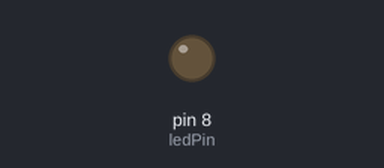
This sketch was run on a simulated Arduino Uno, built with avr-gcc and run on an emulated ATmega328P. On the bench: output pins drawn as LEDs (lit = HIGH).

Above: at 0.4 s.
At 25.9 s:
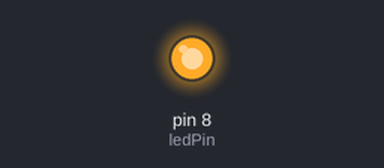
Timing chart, 0 to 36.4 s (numbered marks = the images above):
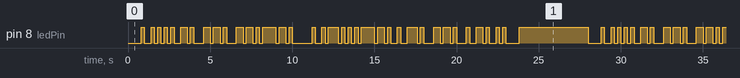

The sketch:

UART_LED.ino
```cpp
// VISUAL UART TRANSMITTER
// Sends "Hello World" in a slow, visual UART protocol

const int ledPin = 8; //constant integer named: ledPin 8 (your digital pin 8 in your Arduino)
const int baudRate = 5; //lower number slower the LED speed becomes. 1 = 1 bit per second
const int bitDuration = 1000 / baudRate; // Calculate how long each bit lasts

void setup() {
  pinMode(ledPin, OUTPUT);   // Set the LED pin as an output
  digitalWrite(ledPin, LOW); // Start with LED off
}

void loop() {
  char message[] = "Hello World\n"; // Message to send. ASCII values are set.
  sendString(message);              // Send message
  delay(4000);                      // Wait 4 seconds before repeating
}

// Function to send a single character

void sendChar(char data) {

  // Send first bit: OFF state
  digitalWrite(ledPin, LOW);
  delay(bitDuration);

  // Send 8 DATA BITS (LSB first)
  for (int i = 0; i < 8; i++) {

    //Shift the binary representation of the ASCII letter i positions to the right, then check if the rightmost bit is a 1
    bool bitState = (data >> i) & 0x01;

    // If rightmost bit is set, turn LED ON, else OFF
    digitalWrite(ledPin, bitState ? HIGH : LOW);
    delay(bitDuration);
  }

  // Send Stop bit (last bit) ON state
  digitalWrite(ledPin, HIGH);
  delay(bitDuration);
}

// This function sends a message, one character at a time.
void sendString(char* str) {
  int i = 0;               // i starts at value zero
  while (str[i] != '\0') { // while string i is not /0
    sendChar(str[i]);      // Send the character at position i
    i++;                   // Continue to next character (i.e., 'H' then 'E'...)
  }
}
```

Measured:
- by itself, pin 8 (ledPin): moves between LOW and HIGH, repeating every 28.0 s
- by itself, everything shown: repeats every 28.0 s, in 74 steps
